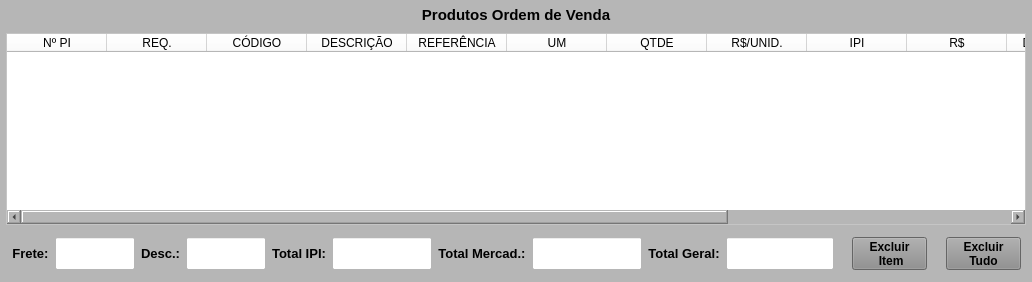
     <widget class="QWidget" name="widget_Cor3" native="true">
      <property name="minimumSize">
       <size>
        <width>0</width>
        <height>0</height>
       </size>
      </property>
      <property name="styleSheet">
       <string notr="true">background-color: rgb(182, 182, 182);</string>
      </property>
      <layout class="QVBoxLayout" name="verticalLayout_12" stretch="0,0,0">
       <property name="spacing">
        <number>6</number>
       </property>
       <property name="leftMargin">
        <number>6</number>
       </property>
       <property name="topMargin">
        <number>2</number>
       </property>
       <property name="rightMargin">
        <number>6</number>
       </property>
       <property name="bottomMargin">
        <number>6</number>
       </property>
       <item>
        <widget class="QLabel" name="label_34">
         <property name="minimumSize">
          <size>
           <width>0</width>
           <height>25</height>
          </size>
         </property>
         <property name="maximumSize">
          <size>
           <width>16777215</width>
           <height>25</height>
          </size>
         </property>
         <property name="font">
          <font>
           <pointsize>11</pointsize>
           <weight>75</weight>
           <bold>true</bold>
          </font>
         </property>
         <property name="text">
          <string>Produtos Ordem de Venda</string>
         </property>
         <property name="alignment">
          <set>Qt::AlignCenter</set>
         </property>
        </widget>
       </item>
       <item>
        <widget class="QTableWidget" name="table_OV">
         <property name="sizePolicy">
          <sizepolicy hsizetype="Preferred" vsizetype="Preferred">
           <horstretch>0</horstretch>
           <verstretch>0</verstretch>
          </sizepolicy>
         </property>
         <property name="font">
          <font>
           <pointsize>8</pointsize>
          </font>
         </property>
         <property name="styleSheet">
          <string notr="true">background-color: rgb(255, 255, 255);</string>
         </property>
         <column>
          <property name="text">
           <string>Nº PI</string>
          </property>
         </column>
         <column>
          <property name="text">
           <string>REQ.</string>
          </property>
         </column>
         <column>
          <property name="text">
           <string>CÓDIGO</string>
          </property>
         </column>
         <column>
          <property name="text">
           <string>DESCRIÇÃO</string>
          </property>
         </column>
         <column>
          <property name="text">
           <string>REFERÊNCIA</string>
          </property>
         </column>
         <column>
          <property name="text">
           <string>UM</string>
          </property>
         </column>
         <column>
          <property name="text">
           <string>QTDE</string>
          </property>
         </column>
         <column>
          <property name="text">
           <string>R$/UNID.</string>
          </property>
         </column>
         <column>
          <property name="text">
           <string>IPI</string>
          </property>
         </column>
         <column>
          <property name="text">
           <string>R$</string>
          </property>
         </column>
         <column>
          <property name="text">
           <string>DATA ENTR.</string>
          </property>
         </column>
         <column>
          <property name="text">
           <string>QTDE ENT</string>
          </property>
         </column>
         <column>
          <property name="text">
           <string>OBS</string>
          </property>
         </column>
         <column>
          <property name="text">
           <string>SOLICITANTE</string>
          </property>
         </column>
        </widget>
       </item>
       <item>
        <widget class="QWidget" name="widget_21" native="true">
         <property name="minimumSize">
          <size>
           <width>0</width>
           <height>45</height>
          </size>
         </property>
         <property name="maximumSize">
          <size>
           <width>16777215</width>
           <height>45</height>
          </size>
         </property>
         <layout class="QHBoxLayout" name="horizontalLayout_15">
          <property name="leftMargin">
           <number>0</number>
          </property>
          <property name="topMargin">
           <number>0</number>
          </property>
          <property name="rightMargin">
           <number>0</number>
          </property>
          <property name="bottomMargin">
           <number>0</number>
          </property>
          <item>
           <widget class="QWidget" name="widget_22" native="true">
            <layout class="QVBoxLayout" name="verticalLayout_13">
             <property name="spacing">
              <number>4</number>
             </property>
             <property name="leftMargin">
              <number>0</number>
             </property>
             <property name="topMargin">
              <number>0</number>
             </property>
             <property name="rightMargin">
              <number>0</number>
             </property>
             <property name="bottomMargin">
              <number>0</number>
             </property>
             <item>
              <widget class="QWidget" name="widget_23" native="true">
               <layout class="QHBoxLayout" name="horizontalLayout_16">
                <property name="leftMargin">
                 <number>6</number>
                </property>
                <property name="topMargin">
                 <number>6</number>
                </property>
                <property name="rightMargin">
                 <number>6</number>
                </property>
                <property name="bottomMargin">
                 <number>6</number>
                </property>
                <item>
                 <widget class="QLabel" name="label_35">
                  <property name="minimumSize">
                   <size>
                    <width>0</width>
                    <height>0</height>
                   </size>
                  </property>
                  <property name="maximumSize">
                   <size>
                    <width>16777215</width>
                    <height>16777215</height>
                   </size>
                  </property>
                  <property name="font">
                   <font>
                    <pointsize>10</pointsize>
                    <weight>75</weight>
                    <bold>true</bold>
                   </font>
                  </property>
                  <property name="text">
                   <string>Frete:</string>
                  </property>
                  <property name="alignment">
                   <set>Qt::AlignCenter</set>
                  </property>
                 </widget>
                </item>
                <item>
                 <widget class="QLineEdit" name="line_Frete">
                  <property name="sizePolicy">
                   <sizepolicy hsizetype="Preferred" vsizetype="Preferred">
                    <horstretch>0</horstretch>
                    <verstretch>0</verstretch>
                   </sizepolicy>
                  </property>
                  <property name="minimumSize">
                   <size>
                    <width>80</width>
                    <height>0</height>
                   </size>
                  </property>
                  <property name="maximumSize">
                   <size>
                    <width>80</width>
                    <height>16777215</height>
                   </size>
                  </property>
                  <property name="font">
                   <font>
                    <pointsize>9</pointsize>
                    <weight>50</weight>
                    <bold>false</bold>
                   </font>
                  </property>
                  <property name="styleSheet">
                   <string notr="true">background-color: rgb(255, 255, 255);</string>
                  </property>
                  <property name="alignment">
                   <set>Qt::AlignCenter</set>
                  </property>
                 </widget>
                </item>
                <item>
                 <widget class="QLabel" name="label_36">
                  <property name="minimumSize">
                   <size>
                    <width>0</width>
                    <height>0</height>
                   </size>
                  </property>
                  <property name="maximumSize">
                   <size>
                    <width>16777215</width>
                    <height>16777215</height>
                   </size>
                  </property>
                  <property name="font">
                   <font>
                    <pointsize>10</pointsize>
                    <weight>75</weight>
                    <bold>true</bold>
                   </font>
                  </property>
                  <property name="text">
                   <string>Desc.:</string>
                  </property>
                  <property name="alignment">
                   <set>Qt::AlignCenter</set>
                  </property>
                 </widget>
                </item>
                <item>
                 <widget class="QLineEdit" name="line_Desconto">
                  <property name="sizePolicy">
                   <sizepolicy hsizetype="Preferred" vsizetype="Preferred">
                    <horstretch>0</horstretch>
                    <verstretch>0</verstretch>
                   </sizepolicy>
                  </property>
                  <property name="minimumSize">
                   <size>
                    <width>80</width>
                    <height>0</height>
                   </size>
                  </property>
                  <property name="maximumSize">
                   <size>
                    <width>80</width>
                    <height>16777215</height>
                   </size>
                  </property>
                  <property name="font">
                   <font>
                    <pointsize>9</pointsize>
                    <weight>50</weight>
                    <bold>false</bold>
                   </font>
                  </property>
                  <property name="styleSheet">
                   <string notr="true">background-color: rgb(255, 255, 255);</string>
                  </property>
                  <property name="alignment">
                   <set>Qt::AlignCenter</set>
                  </property>
                 </widget>
                </item>
                <item>
                 <widget class="QLabel" name="label_37">
                  <property name="minimumSize">
                   <size>
                    <width>0</width>
                    <height>0</height>
                   </size>
                  </property>
                  <property name="maximumSize">
                   <size>
                    <width>16777215</width>
                    <height>16777215</height>
                   </size>
                  </property>
                  <property name="font">
                   <font>
                    <pointsize>10</pointsize>
                    <weight>75</weight>
                    <bold>true</bold>
                   </font>
                  </property>
                  <property name="text">
                   <string>Total IPI:</string>
                  </property>
                  <property name="alignment">
                   <set>Qt::AlignCenter</set>
                  </property>
                 </widget>
                </item>
                <item>
                 <widget class="QLineEdit" name="line_Total_Ipi">
                  <property name="sizePolicy">
                   <sizepolicy hsizetype="Preferred" vsizetype="Preferred">
                    <horstretch>0</horstretch>
                    <verstretch>0</verstretch>
                   </sizepolicy>
                  </property>
                  <property name="minimumSize">
                   <size>
                    <width>100</width>
                    <height>0</height>
                   </size>
                  </property>
                  <property name="maximumSize">
                   <size>
                    <width>100</width>
                    <height>16777215</height>
                   </size>
                  </property>
                  <property name="font">
                   <font>
                    <pointsize>9</pointsize>
                   </font>
                  </property>
                  <property name="styleSheet">
                   <string notr="true">background-color: rgb(255, 255, 255);</string>
                  </property>
                  <property name="alignment">
                   <set>Qt::AlignCenter</set>
                  </property>
                 </widget>
                </item>
                <item>
                 <widget class="QLabel" name="label_38">
                  <property name="minimumSize">
                   <size>
                    <width>0</width>
                    <height>0</height>
                   </size>
                  </property>
                  <property name="maximumSize">
                   <size>
                    <width>16777215</width>
                    <height>16777215</height>
                   </size>
                  </property>
                  <property name="font">
                   <font>
                    <pointsize>10</pointsize>
                    <weight>75</weight>
                    <bold>true</bold>
                   </font>
                  </property>
                  <property name="text">
                   <string>Total Mercad.:</string>
                  </property>
                  <property name="alignment">
                   <set>Qt::AlignCenter</set>
                  </property>
                 </widget>
                </item>
                <item>
                 <widget class="QLineEdit" name="line_Total_Merc">
                  <property name="sizePolicy">
                   <sizepolicy hsizetype="Preferred" vsizetype="Preferred">
                    <horstretch>0</horstretch>
                    <verstretch>0</verstretch>
                   </sizepolicy>
                  </property>
                  <property name="minimumSize">
                   <size>
                    <width>110</width>
                    <height>0</height>
                   </size>
                  </property>
                  <property name="maximumSize">
                   <size>
                    <width>110</width>
                    <height>16777215</height>
                   </size>
                  </property>
                  <property name="font">
                   <font>
                    <pointsize>9</pointsize>
                   </font>
                  </property>
                  <property name="styleSheet">
                   <string notr="true">background-color: rgb(255, 255, 255);</string>
                  </property>
                  <property name="alignment">
                   <set>Qt::AlignCenter</set>
                  </property>
                 </widget>
                </item>
                <item>
                 <widget class="QLabel" name="label_39">
                  <property name="minimumSize">
                   <size>
                    <width>0</width>
                    <height>0</height>
                   </size>
                  </property>
                  <property name="maximumSize">
                   <size>
                    <width>16777215</width>
                    <height>16777215</height>
                   </size>
                  </property>
                  <property name="font">
                   <font>
                    <pointsize>10</pointsize>
                    <weight>75</weight>
                    <bold>true</bold>
                   </font>
                  </property>
                  <property name="text">
                   <string>Total Geral:</string>
                  </property>
                  <property name="alignment">
                   <set>Qt::AlignCenter</set>
                  </property>
                 </widget>
                </item>
                <item>
                 <widget class="QLineEdit" name="line_Total_Geral">
                  <property name="sizePolicy">
                   <sizepolicy hsizetype="Preferred" vsizetype="Preferred">
                    <horstretch>0</horstretch>
                    <verstretch>0</verstretch>
                   </sizepolicy>
                  </property>
                  <property name="minimumSize">
                   <size>
                    <width>0</width>
                    <height>0</height>
                   </size>
                  </property>
                  <property name="maximumSize">
                   <size>
                    <width>16777215</width>
                    <height>16777215</height>
                   </size>
                  </property>
                  <property name="font">
                   <font>
                    <pointsize>9</pointsize>
                   </font>
                  </property>
                  <property name="styleSheet">
                   <string notr="true">background-color: rgb(255, 255, 255);</string>
                  </property>
                  <property name="alignment">
                   <set>Qt::AlignCenter</set>
                  </property>
                 </widget>
                </item>
               </layout>
              </widget>
             </item>
            </layout>
           </widget>
          </item>
          <item>
           <widget class="QWidget" name="widget_25" native="true">
            <property name="minimumSize">
             <size>
              <width>180</width>
              <height>0</height>
             </size>
            </property>
            <property name="maximumSize">
             <size>
              <width>180</width>
              <height>16777215</height>
             </size>
            </property>
            <layout class="QHBoxLayout" name="horizontalLayout_17">
             <property name="leftMargin">
              <number>6</number>
             </property>
             <property name="topMargin">
              <number>6</number>
             </property>
             <property name="rightMargin">
              <number>6</number>
             </property>
             <property name="bottomMargin">
              <number>6</number>
             </property>
             <item>
              <widget class="QPushButton" name="btn_ExcluirItem">
               <property name="sizePolicy">
                <sizepolicy hsizetype="Fixed" vsizetype="Preferred">
                 <horstretch>0</horstretch>
                 <verstretch>0</verstretch>
                </sizepolicy>
               </property>
               <property name="maximumSize">
                <size>
                 <width>75</width>
                 <height>16777215</height>
                </size>
               </property>
               <property name="font">
                <font>
                 <pointsize>9</pointsize>
                 <weight>75</weight>
                 <bold>true</bold>
                </font>
               </property>
               <property name="cursor">
                <cursorShape>PointingHandCursor</cursorShape>
               </property>
               <property name="layoutDirection">
                <enum>Qt::LeftToRight</enum>
               </property>
               <property name="autoFillBackground">
                <bool>false</bool>
               </property>
               <property name="styleSheet">
                <string notr="true">background-color: rgb(141, 141, 141);</string>
               </property>
               <property name="text">
                <string>Excluir 
 Item</string>
               </property>
               <property name="checkable">
                <bool>false</bool>
               </property>
               <property name="autoDefault">
                <bool>false</bool>
               </property>
               <property name="default">
                <bool>false</bool>
               </property>
               <property name="flat">
                <bool>false</bool>
               </property>
              </widget>
             </item>
             <item>
              <widget class="QLabel" name="label_40">
               <property name="text">
                <string/>
               </property>
              </widget>
             </item>
             <item>
              <widget class="QPushButton" name="btn_ExcluirTudo">
               <property name="sizePolicy">
                <sizepolicy hsizetype="Fixed" vsizetype="Preferred">
                 <horstretch>0</horstretch>
                 <verstretch>0</verstretch>
                </sizepolicy>
               </property>
               <property name="maximumSize">
                <size>
                 <width>80</width>
                 <height>16777215</height>
                </size>
               </property>
               <property name="font">
                <font>
                 <pointsize>9</pointsize>
                 <weight>75</weight>
                 <bold>true</bold>
                </font>
               </property>
               <property name="cursor">
                <cursorShape>PointingHandCursor</cursorShape>
               </property>
               <property name="layoutDirection">
                <enum>Qt::LeftToRight</enum>
               </property>
               <property name="autoFillBackground">
                <bool>false</bool>
               </property>
               <property name="styleSheet">
                <string notr="true">background-color: rgb(141, 141, 141);</string>
               </property>
               <property name="text">
                <string>Excluir
Tudo</string>
               </property>
               <property name="checkable">
                <bool>false</bool>
               </property>
               <property name="autoDefault">
                <bool>false</bool>
               </property>
               <property name="default">
                <bool>false</bool>
               </property>
               <property name="flat">
                <bool>false</bool>
               </property>
              </widget>
             </item>
            </layout>
           </widget>
          </item>
         </layout>
        </widget>
       </item>
      </layout>
     </widget>
